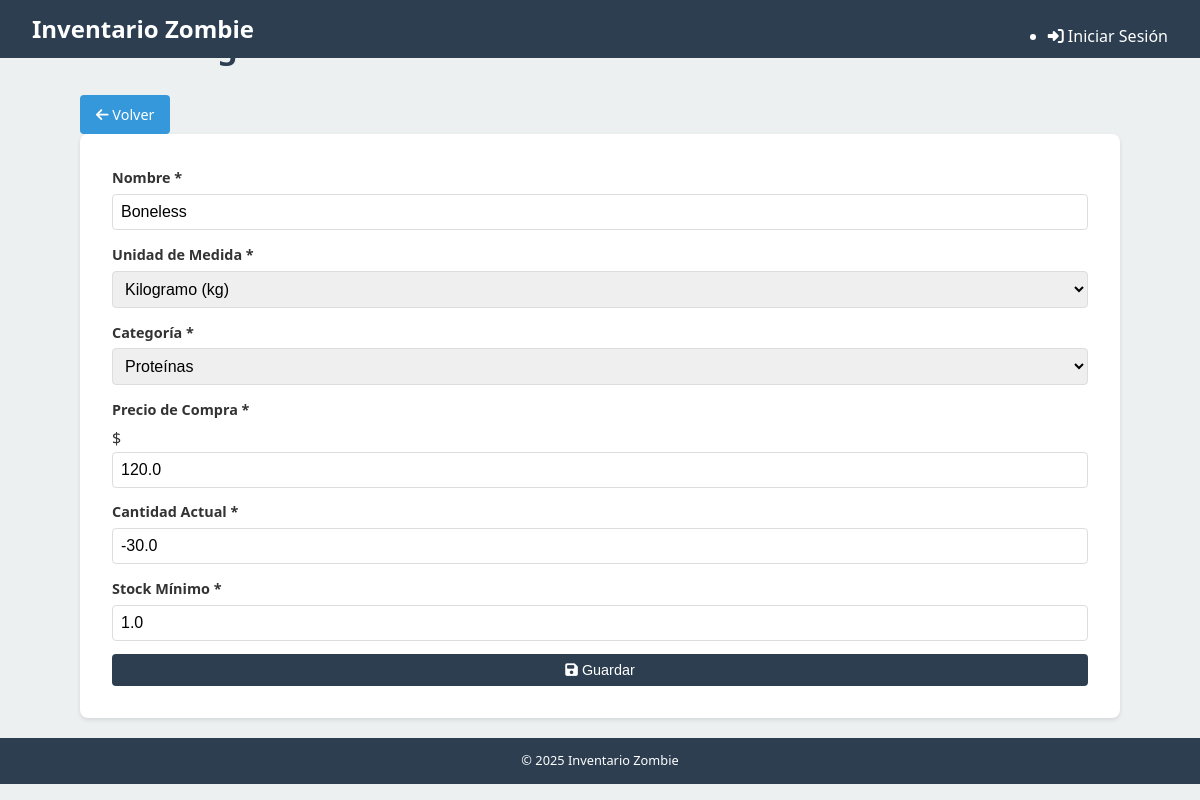
Page /ingredientes/editar/10 on the earlier database version.
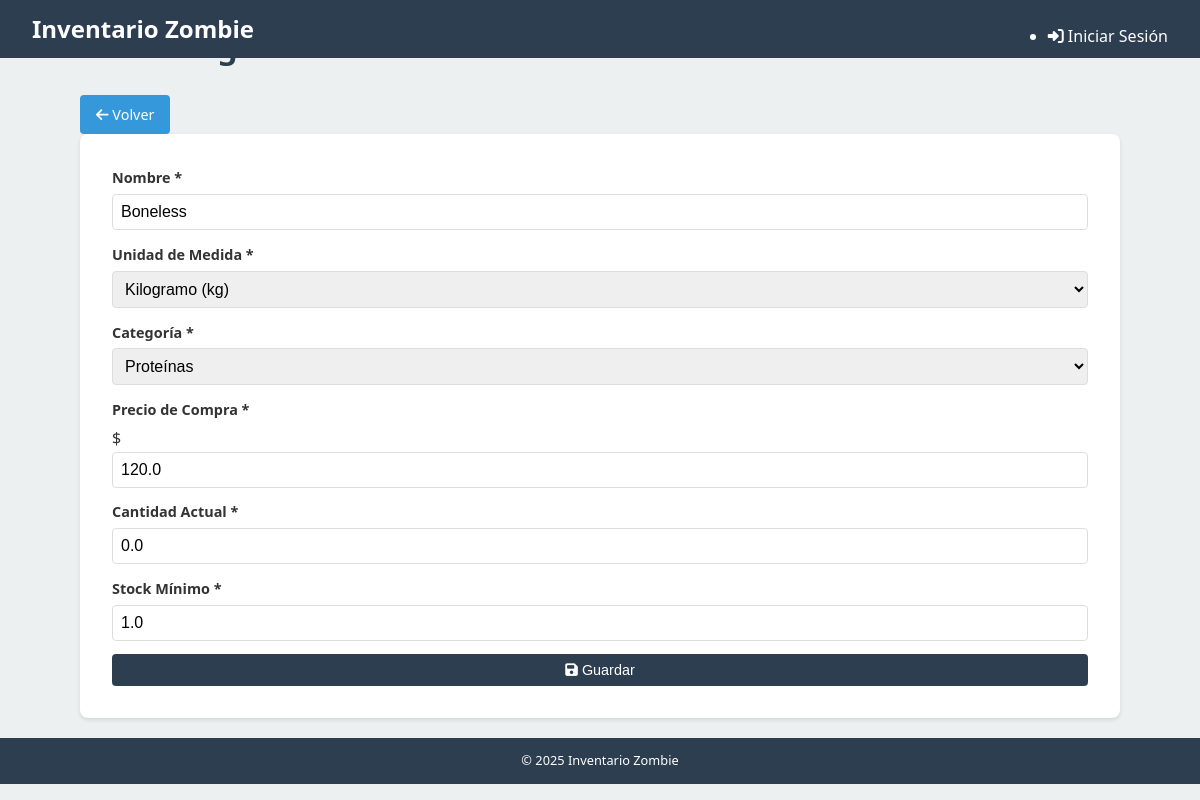
Same page on the later database version.
### tables this page shows
CREATE TABLE Ingredientes (
    id INTEGER PRIMARY KEY AUTOINCREMENT,
    nombre TEXT NOT NULL UNIQUE,
    unidad_medida TEXT NOT NULL,
    precio_compra REAL,
    cantidad_actual REAL NOT NULL DEFAULT 0,
    stock_minimo REAL
, categoria TEXT);

### routes/ingredientes.py (the view)
@ingredientes_web_bp.route('/editar/<int:id>', methods=['GET'])
def editar(id):
    db = get_db()
    cursor = db.execute('SELECT * FROM Ingredientes WHERE id = ?', (id,))
    row = cursor.fetchone()
    if row is None:
        return render_template('error.html', message='Ingrediente no encontrado'), 404
    ingrediente = dict(
        id=row['id'],
        nombre=row['nombre'],
        unidad_medida=row['unidad_medida'],
        precio_compra=row['precio_compra'],
        cantidad_actual=row['cantidad_actual'],
        stock_minimo=row['stock_minimo']
    )
    try:
        ingrediente['categoria'] = row['categoria']
    except (IndexError, KeyError):
        ingrediente['categoria'] = None
    return render_template('ingredientes/formulario.html', ingrediente=ingrediente)

### app.py (called while the page is built)
@app.template_global()
def now():
    return datetime.datetime.now()

@app.after_request
def add_cors_headers(response):
    response.headers.add('Access-Control-Allow-Origin', '*')
    response.headers.add('Access-Control-Allow-Headers', 'Content-Type,Authorization')
    response.headers.add('Access-Control-Allow-Methods', 'GET,PUT,POST,DELETE,OPTIONS')
    return response

### database.py (called while the page is built)
def get_db():
    if 'db' not in g:
        g.db = sqlite3.connect(
            current_app.config['DATABASE'],
            detect_types=sqlite3.PARSE_DECLTYPES
        )
        g.db.row_factory = sqlite3.Row
    return g.db

### templates/ingredientes/formulario.html (shortened to what this page needs)
{% extends "layout.html" %}
{% block content %}
<div class="page-header">
    <h1>{% if ingrediente %}Editar Ingrediente{% else %}Nuevo Ingrediente{% endif %}</h1>
    <a href="{{ url_for('ingredientes_web.index') }}" class="btn btn-secondary">
        <i class="fas fa-arrow-left"></i> Volver
    </a>
</div>
<form id="ingredient-form" class="mobile-form">
    <div class="form-group">
        <label for="nombre">Nombre <span class="required">*</span></label>
        <input type="text" id="nombre" name="nombre" required
               value="{{ ingrediente.nombre if ingrediente else '' }}">
    </div>
    <div class="form-group">
        <label for="unidad_medida">Unidad de Medida <span class="required">*</span></label>
        <select id="unidad_medida" name="unidad_medida" required>
            <option value="kg" {% if ingrediente and ingrediente.unidad_medida == 'kg' %}selected{% endif %}>Kilogramo (kg)</option>
        </select>
    </div>
    <div class="form-group">
        <label for="categoria">Categoría <span class="required">*</span></label>
        <select id="categoria" name="categoria" required>
            <option value="Proteínas" {% if ingrediente and ingrediente.get('categoria') == 'Proteínas' %}selected{% endif %}>Proteínas</option>
        </select>
    </div>
    <div class="form-group">
        <label for="precio_compra">Precio de Compra <span class="required">*</span></label>
        <div class="input-addon">
            <span class="addon-prefix">$</span>
            <input type="number" id="precio_compra" name="precio_compra" step="0.01" min="0" required
                   value="{{ ingrediente.precio_compra if ingrediente else '' }}">
        </div>
    </div>
    <div class="form-group">
        <label for="cantidad_actual">Cantidad Actual <span class="required">*</span></label>
        <input type="number" id="cantidad_actual" name="cantidad_actual" step="0.01" min="0" required
               value="{{ ingrediente.cantidad_actual if ingrediente else '0' }}">
    </div>
    <div class="form-group">
        <label for="stock_minimo">Stock Mínimo <span class="required">*</span></label>
        <input type="number" id="stock_minimo" name="stock_minimo" step="0.01" min="0" required
               value="{{ ingrediente.stock_minimo if ingrediente else '0' }}">
    </div>
    <div class="form-actions">
        <button type="submit" class="btn btn-primary btn-block">
            <i class="fas fa-save"></i> Guardar
        </button>
    </div>
</form>
{% endblock %}

### templates/layout.html (shortened to what this page needs)
<!DOCTYPE html>
<html lang="es">
<head>
    <link rel="stylesheet" href="{{ url_for('static', filename='css/main.css') }}">
    <link rel="stylesheet" href="https://cdnjs.cloudflare.com/ajax/libs/font-awesome/6.1.1/css/all.min.css">
</head>
<body>
    <header>
        <nav>
            <div class="logo">
                <a href="{{ url_for('index') }}">Inventario Zombie</a>
            </div>
            <ul class="nav-links">
                {% if current_user.is_authenticated %}
                    {% if current_user.rol == 'admin' %}
                        <li><a href="{{ url_for('recepciones_web.formulario') }}"><i class="fas fa-utensils"></i> Cocina</a></li>
                        <li><a href="{{ url_for('recepciones_web.historial') }}"><i class="fas fa-clipboard-list"></i> Historial Recepciones</a></li>
                        <li><a href="{{ url_for('ventas_web.lista') }}"><i class="fas fa-chart-line"></i> Ventas</a></li>
                        <li><a href="{{ url_for('ingredientes_web.index') }}"><i class="fas fa-carrot"></i> Ingredientes</a></li>
                        <li><a href="{{ url_for('articulos_web.index') }}"><i class="fas fa-hamburger"></i> Artículos</a></li>
                        <li><a href="{{ url_for('inventario_web.dashboard') }}"><i class="fas fa-warehouse"></i> Inventario</a></li>
                        <li><a href="{{ url_for('auth.lista_usuarios') }}"><i class="fas fa-users"></i> Usuarios</a></li>
                    {% elif current_user.rol == 'cocina' %}
                        <li><a href="{{ url_for('recepciones_web.formulario') }}"><i class="fas fa-utensils"></i> Recepción</a></li>
                    {% endif %}
                    <li class="user-menu">
                        <a href="#"><i class="fas fa-user-circle"></i> {{ current_user.nombre }}</a>
                        <ul class="dropdown">
                            <li><a href="{{ url_for('auth.logout') }}"><i class="fas fa-sign-out-alt"></i> Cerrar Sesión</a></li>
                        </ul>
                    </li>
                {% else %}
                    <li><a href="{{ url_for('auth.login') }}"><i class="fas fa-sign-in-alt"></i> Iniciar Sesión</a></li>
                {% endif %}
            </ul>
        </nav>
    </header>
    <main class="container">
        {% block content %}{% endblock %}
    </main>
    <footer>
        <p>&copy; {{ now().year }} Inventario Zombie</p>
    </footer>
</body>
</html>

### static/css/main.css (style rules this page uses)
:root { --primary-color: #2c3e50; --secondary-color: #3498db; --accent-color: #e74c3c; --background-color: #ecf0f1; --text-color: #333; --light-text: #fff; --success-color: #2ecc71; --warning-color: #f39c12; --error-color: #e74c3c; --info-color: #3498db; }
* { margin: 0; padding: 0; box-sizing: border-box; }
body { font-family: 'Segoe UI', Tahoma, Geneva, Verdana, sans-serif; line-height: 1.6; color: var(--text-color); background-color: var(--background-color); }
.container { width: 95%; margin: 0 auto; padding: 10px; }
header { background-color: var(--primary-color); color: var(--light-text); padding: 0.5rem 0; position: fixed; top: 0; width: 100%; z-index: 1000; }
nav { display: flex; justify-content: space-between; align-items: center; padding: 0 1rem; }
.logo a { color: var(--light-text); text-decoration: none; font-size: 1.2rem; font-weight: bold; }
.nav-links { position: fixed; top: 0; right: -100%; width: 70%; height: 100vh; background-color: var(--primary-color); flex-direction: column; justify-content: flex-start; align-items: center; padding-top: 60px; transition: right 0.3s ease; z-index: 900; }
.nav-links li { margin: 1rem 0; width: 100%; text-align: center; }
.nav-links a { color: var(--light-text); text-decoration: none; font-size: 1.1rem; display: block; padding: 0.5rem 0; transition: background-color 0.3s; }
main { margin-top: 60px; min-height: calc(100vh - 110px); padding: 1rem 0; }
h1 { color: var(--primary-color); margin-bottom: 1rem; font-size: 1.5rem; text-align: center; }
.btn { display: inline-block; background-color: var(--secondary-color); color: var(--light-text); padding: 0.5rem 1rem; border-radius: 4px; text-decoration: none; margin-top: 0.5rem; transition: background-color 0.3s; text-align: center; border: none; cursor: pointer; font-size: 0.9rem; }
.btn-block { display: block; width: 100%; }
form { background: white; padding: 1rem; border-radius: 8px; box-shadow: 0 2px 4px rgba(0, 0, 0, 0.1); width: 100%; margin: 0 auto; }
.form-group { margin-bottom: 0.8rem; }
label { display: block; margin-bottom: 0.3rem; font-weight: bold; font-size: 0.9rem; }
input, select, textarea { width: 100%; padding: 0.5rem; border: 1px solid #ddd; border-radius: 4px; font-size: 1rem; }
footer { background-color: var(--primary-color); color: var(--light-text); text-align: center; padding: 0.8rem 0; font-size: 0.8rem; }
@media screen and (min-width: 768px) { .container { width: 90%; padding: 20px; } }
@media screen and (min-width: 768px) { nav { padding: 0 2rem; } }
@media screen and (min-width: 768px) { .logo a { font-size: 1.5rem; } }
@media screen and (min-width: 768px) { .nav-links { position: static; width: auto; height: auto; background-color: transparent; display: flex; flex-direction: row; padding-top: 0; } }
@media screen and (min-width: 768px) { .nav-links li { margin-left: 1.5rem; margin-bottom: 0; width: auto; } }
@media screen and (min-width: 768px) { .nav-links a { font-size: 1rem; padding: 0; } }
@media screen and (min-width: 768px) { main { margin-top: 70px; padding: 2rem 0; } }
@media screen and (min-width: 768px) { h1 { font-size: 2rem; text-align: left; } }
@media screen and (min-width: 768px) { form { padding: 2rem; } }
.btn-primary { background-color: var(--primary-color); }
.btn-secondary { background-color: var(--secondary-color); }

Differences in the rows shown:
changed Ingredientes "Boneless": cantidad_actual "-30.0" → "0.0"
